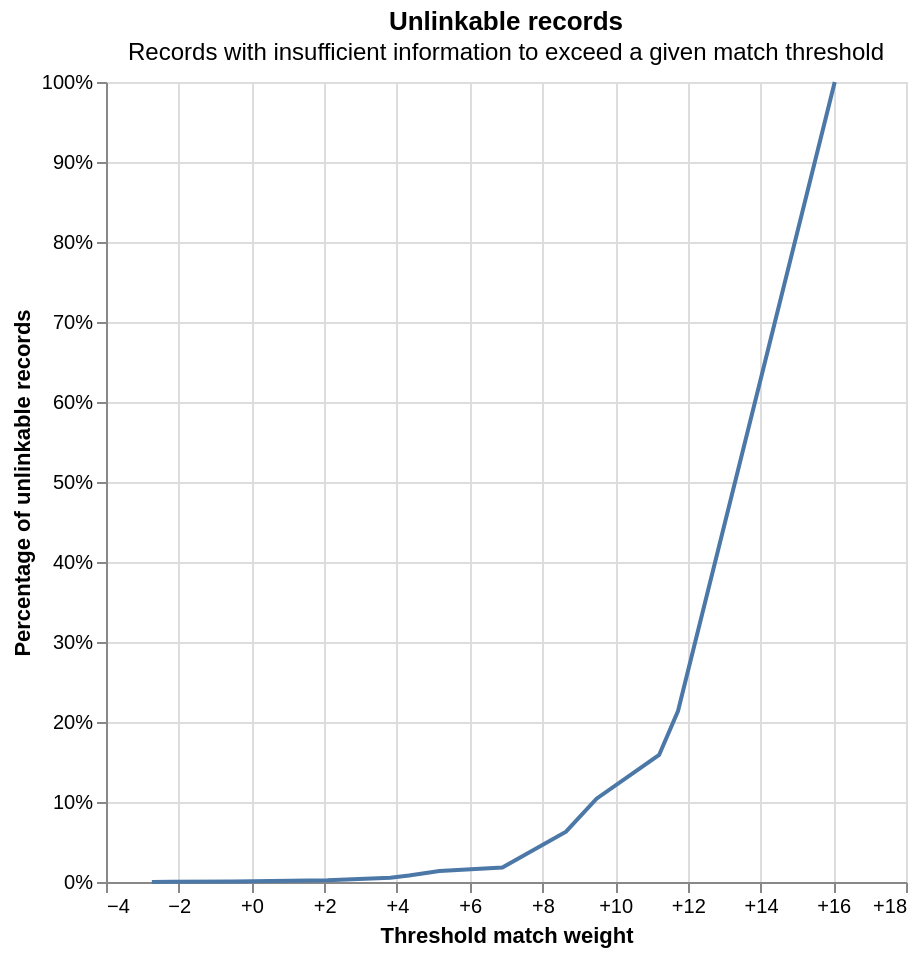

Source (notebook cell):
### Code cell
linker.evaluation.unlinkables_chart()

### Figure 1 — Vega-Lite specification as saved in the notebook (floating-point values rounded to 4 significant figures)
{"config": {"view": {"continuousWidth": 400, "continuousHeight": 300}}, "layer": [{"mark": {"type": "line"}, "encoding": {"x": {"axis": {"format": "+", "title": "Threshold match weight"}, "field": "match_weight", "type": "quantitative"}, "y": {"axis": {"format": "%", "title": "Percentage of unlinkable records"}, "field": "cum_prop", "type": "quantitative"}}}, {"mark": {"type": "point"}, "encoding": {"opacity": {"condition": {"param": "x_match_weight_y_cum_prop_coords_of_mouse", "value": 1, "empty": false}, "value": 0}, "tooltip": [{"field": "match_weight", "format": "+.5", "title": "Match weight", "type": "quantitative"}, {"field": "match_probability", "format": ".5", "title": "Match probability", "type": "quantitative"}, {"field": "cum_prop", "format": ".3%", "title": "Proportion of unlinkable records", "type": "quantitative"}], "x": {"axis": {"title": "Threshold match weight"}, "field": "match_weight", "type": "quantitative"}, "y": {"axis": {"format": "%", "title": "Percentage of unlinkable records"}, "field": "cum_prop", "type": "quantitative"}}, "name": "mouse_coords"}, {"mark": {"type": "rule", "color": "gray"}, "encoding": {"x": {"field": "match_weight", "type": "quantitative"}}, "transform": [{"filter": {"param": "x_match_weight_y_cum_prop_coords_of_mouse", "empty": false}}]}, {"mark": {"type": "rule", "color": "gray"}, "encoding": {"y": {"field": "cum_prop", "type": "quantitative"}}, "transform": [{"filter": {"param": "x_match_weight_y_cum_prop_coords_of_mouse", "empty": false}}]}], "data": {"name": "data-9ee975003b61ae196f5ae4b774217833"}, "height": 400, "params": [{"name": "x_match_weight_y_cum_prop_coords_of_mouse", "select": {"type": "point", "fields": ["match_weight", "cum_prop"], "nearest": true, "on": "mouseover"}, "views": ["mouse_coords"]}], "title": {"text": "Unlinkable records", "subtitle": "Records with insufficient information to exceed a given match threshold"}, "width": 400, "$schema": "https://vega.github.io/schema/vega-lite/v5.9.3.json", "datasets": {"data-9ee975003b61ae196f5ae4b774217833": [{"match_weight": -2.74, "match_probability": 0.1304, "prop": 0.0001457, "cum_prop": 0.0001457}, {"match_weight": -2.22, "match_probability": 0.1762, "prop": 0.0002913, "cum_prop": 0.000437}, {"match_weight": -0.5, "match_probability": 0.4142, "prop": 0.0001457, "cum_prop": 0.0005827}, {"match_weight": 2.09, "match_probability": 0.8101, "prop": 0.001602, "cum_prop": 0.002185}, {"match_weight": 3.82, "match_probability": 0.9338, "prop": 0.003059, "cum_prop": 0.005244}, {"match_weight": 4.33, "match_probability": 0.9526, "prop": 0.002768, "cum_prop": 0.008012}, {"match_weight": 4.66, "match_probability": 0.9619, "prop": 0.002331, "cum_prop": 0.01034}, {"match_weight": 5.17, "match_probability": 0.973, "prop": 0.00335, "cum_prop": 0.01369}, {"match_weight": 6.9, "match_probability": 0.9917, "prop": 0.004516, "cum_prop": 0.01821}, {"match_weight": 8.65, "match_probability": 0.9975, "prop": 0.04472, "cum_prop": 0.06293}, {"match_weight": 9.49, "match_probability": 0.9986, "prop": 0.04122, "cum_prop": 0.1042}, {"match_weight": 11.21, "match_probability": 0.9996, "prop": 0.05462, "cum_prop": 0.1588}, {"match_weight": 11.73, "match_probability": 0.9997, "prop": 0.05492, "cum_prop": 0.2137}, {"match_weight": 16.04, "match_probability": 1.0, "prop": 0.7863, "cum_prop": 1.0}]}}
